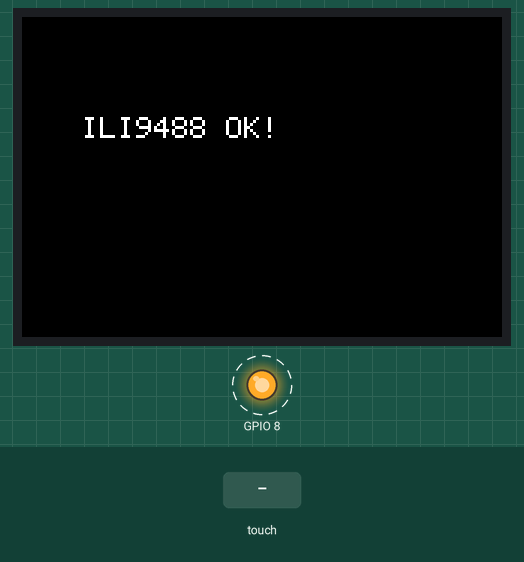
Recording of a program running on a simulated ESP32-C3. Parts: 480×320 colour display, output pins drawn as LEDs (lit = HIGH). Dashed ring = blinking. The test bench sets the inputs (shaded band). What the program prints to the serial monitor is not drawn.

Above: at 7.1 s.
7.2 s: screen touched at 13 % across, 10 % down
10.2 s: screen touched at 38 % across, 10 % down
Timing chart, 0 to 19.2 s (numbered marks = the images above; inputs shaded):
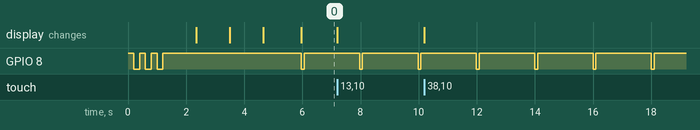

Measured:
- by itself, GPIO 8: alternates HIGH for 1.9 s and LOW for 0.10 s

The program:

main.cpp
```cpp
#include <Arduino.h>

#define LGFX_USE_V1
#include <LovyanGFX.hpp>

class LGFX : public lgfx::LGFX_Device {
    lgfx::Panel_ILI9488 _panel_instance;
    lgfx::Bus_SPI       _bus_instance;
    lgfx::Touch_XPT2046 _touch_instance;

public:
    LGFX(void) {
        {
            auto cfg = _bus_instance.config();
            cfg.spi_host   = SPI2_HOST;
            cfg.spi_mode   = 0;
            cfg.freq_write = 20000000;
            cfg.freq_read  = 16000000;
            cfg.pin_sclk   = 6;
            cfg.pin_mosi   = 7;
            cfg.pin_miso   = -1;
            cfg.pin_dc     = 3;
            _bus_instance.config(cfg);
            _panel_instance.setBus(&_bus_instance);
        }
        {
            auto cfg = _panel_instance.config();
            cfg.pin_cs   = 10;
            cfg.pin_rst  = 2;
            cfg.pin_busy = -1;
            cfg.panel_width  = 320;
            cfg.panel_height = 480;
            cfg.offset_x     = 0;
            cfg.offset_y     = 0;
            cfg.readable  = false;
            cfg.invert    = false;
            cfg.rgb_order = false;
            cfg.dlen_16bit = false;
            cfg.bus_shared = true;
            _panel_instance.config(cfg);
        }
        {
            auto cfg = _touch_instance.config();
            cfg.x_min      = 300;
            cfg.x_max      = 3600;
            cfg.y_min      = 300;
            cfg.y_max      = 3600;
            cfg.pin_int    = 0;
            cfg.bus_shared = true;
            cfg.offset_rotation = 6;
            cfg.spi_host = SPI2_HOST;
            cfg.freq     = 2500000;
            cfg.pin_sclk = 6;
            cfg.pin_mosi = 7;
            cfg.pin_miso = 5;
            cfg.pin_cs   = 4;
            _touch_instance.config(cfg);
            _panel_instance.setTouch(&_touch_instance);
        }
        setPanel(&_panel_instance);
    }
};

LGFX display;

void setup() {
    Serial.begin(115200);

    // Мигнуть подсветкой 3 раза — подтвердить что код запустился
    pinMode(8, OUTPUT);
    for (int i = 0; i < 3; i++) {
        digitalWrite(8, HIGH);
        delay(200);
        digitalWrite(8, LOW);
        delay(200);
    }
    digitalWrite(8, HIGH);

    delay(1000);
    Serial.println("\n=== KMRTM35018-SPI LovyanGFX ===");

    display.init();
    Serial.printf("init: %dx%d\n", display.width(), display.height());

    display.setRotation(1);

    Serial.println("RED");
    display.fillScreen(TFT_RED);
    delay(1000);

    Serial.println("GREEN");
    display.fillScreen(TFT_GREEN);
    delay(1000);

    Serial.println("BLUE");
    display.fillScreen(TFT_BLUE);
    delay(1000);

    display.fillScreen(TFT_BLACK);
    display.setTextColor(TFT_WHITE);
    display.setTextSize(3);
    display.drawString("ILI9488 OK!", 60, 100);

    Serial.println("DONE");
}

void loop() {
    // Мигаем LED на GPIO8 каждые 2 секунды — heartbeat
    static uint32_t last = 0;
    if (millis() - last > 2000) {
        last = millis();
        digitalWrite(8, LOW);
        delay(100);
        digitalWrite(8, HIGH);
        Serial.println("heartbeat");
    }

    int32_t x, y;
    if (display.getTouch(&x, &y)) {
        display.fillCircle(x, y, 3, TFT_YELLOW);
        Serial.printf("T:%d,%d\n", x, y);
    }
    delay(10);
}
```
